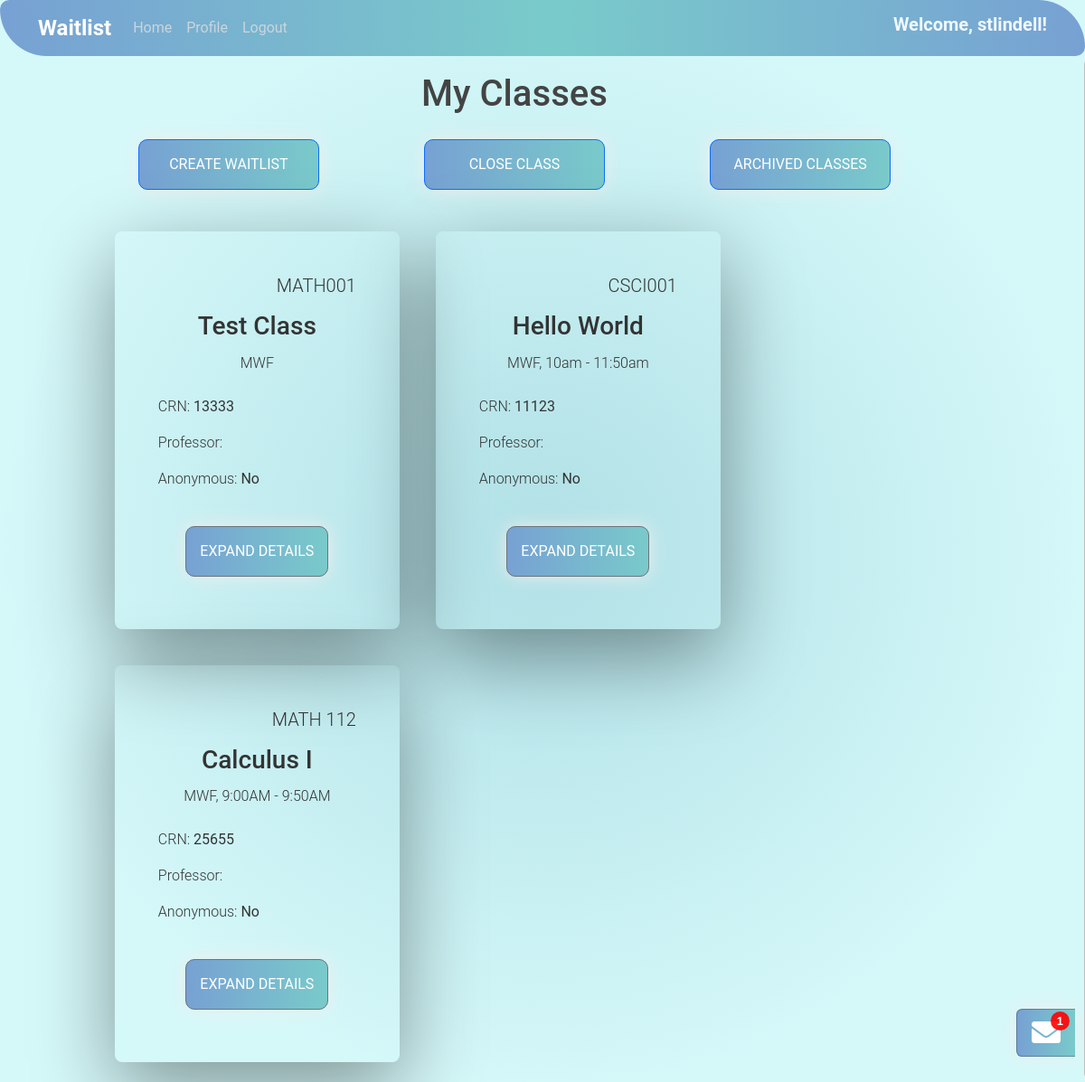
/studenthome/ (signed in), run on the app's committed database.
### studentview/models.py (models this page shows, shortened)
class ClassWaitlist(models.Model):
    className = models.CharField(max_length=200, name="className", verbose_name='Class Name')
    classDescription = models.TextField(verbose_name='Description', default=' ')
    classCode = models.CharField(max_length=200, verbose_name='Class Code')
    crn = models.IntegerField(default=0, verbose_name='CRN')
    schedule = models.CharField(max_length=200, verbose_name='Schedule')
    sortType = models.CharField(max_length=200, verbose_name='Sort Type')
    term = models.CharField(max_length=200, verbose_name='Term')
    professor = models.ForeignKey(User, on_delete=models.CASCADE)
    date_added = models.DateTimeField("date published")
    closed = models.BooleanField(default=False)  # Add this line
    anonymous_waitlist = models.BooleanField(default=False, verbose_name='Anonymous Waitlist')
    request_academic_status = models.BooleanField(default=False, verbose_name='Request Academic Status')
    request_major = models.BooleanField(default=False, verbose_name='Request Major')
    request_msg = models.BooleanField(default=False, verbose_name='Request Message')
    archived = models.BooleanField(default=False, verbose_name="Archived")

### studentview/views.py (the view, shortened to what this page needs)
# urls.py: 2. Add a URL to urlpatterns:  path('', views.home, name='home')
def home(request):
    currentUser = request.user
    groupOfUser = currentUser.groups.all().first() #if we ever add more groups than profs and students, change this
    classes = []
    message =  ""
    isProfessor = False
    isStudent = False
    inbox = []
    unread_messages = 0
    messageable_users = None
    message_form = None
    if currentUser.is_anonymous:
        message = "Log in to view your classes!"
    else:
        if groupOfUser:
            if groupOfUser.id == 1:
                classes = ClassWaitlist.objects.filter(professor=currentUser.pk, archived=False)
                isProfessor = True
                messageable_users = list(set((
                        ticket.student.id, ticket.student.get_full_name()
                    ) for ticket in (
                        c.studentticket_set.all().first() for c in classes if c.studentticket_set.count())
                ))
        else:
            message = "You are not logged in as a professor or a student! This is a legacy account. Please make a new one"
        if messageable_users:
            message_form = MessageForm(currentUser, messageable_users)
            user_messages = Message.objects.filter(
                    Q(sender=currentUser) | Q(receiver=currentUser)
                ).order_by('send_date')
            inbox_userIDs = (
                set(user_messages.values_list('sender', flat=True).distinct()) |
                set(user_messages.values_list('receiver', flat=True).distinct()))
            inbox_userIDs.discard(currentUser.id)
            for thread_userID in inbox_userIDs:
                unread = False
                thread = []
                thread_messages = user_messages.filter(
                        Q(sender=thread_userID) | Q(receiver=thread_userID)
                    ).order_by('send_date')
                thread_userObj = User.objects.get(id=thread_userID)
                if thread_userObj.groups.all().first() == 2:
                    thread_user_pref_name = StudentProfile.objects.get(id=thread_userID).preferred_name
                else:
                    thread_user_pref_name = thread_userObj.get_full_name()
                for msg in thread_messages:
                    thread.append({
                        'received': msg.receiver == request.user,
                        'body': msg.body,
                        'send_date': msg.send_date,
                        'read_date': msg.read_date
                    })
                    if not (unread or msg.read_date or msg.sender == request.user):
                        unread = True
                        unread_messages += 1
                message_snippet = (msg.body[:60] + '...') if len(msg.body) > 75 else msg.body
                entry_dict = {
                    'name': thread_user_pref_name,
                    'nameID': thread_userID,
                    'message_snippet': message_snippet,
                    'last_received': msg.getInboxDate(),
                    'unread': unread,
                    'thread': thread
                }
                if inbox:
                    thread_date = thread_messages.first().send_date
                    for i, entry in enumerate(inbox):
                        if thread_date > entry['thread'][0]['send_date'] or i == len(inbox) - 1:
                            inbox.insert(i, entry_dict)
                            break
                else:
                    inbox = [entry_dict]
    context = {
        'classes': classes,
        'message': message,
        'isProfessor': isProfessor,
        'isStudent': isStudent,
        'inbox': inbox,
        'unread_messages': unread_messages,
        'messageable_users': messageable_users,
        'message_form': message_form
    }
    return render(request,'studentview/home.html', context)

### messaging/models.py (called while the page is built)
    def getInboxDate(self):
        now = datetime.datetime.now(datetime.timezone.utc)
        if (self.send_date - now).days < 1:
            return "{:d}:{:02d}".format(self.send_date.hour, self.send_date.minute)
        elif (self.send_date - now).days < 2:
            return 'Yesterday'
        elif (self.send_date - now).days < 7:
            return calendar.day_name[datetime.date(self.send_date).weekday()]
        else:
            return datetime.date.strftime(self.send_date, "%m/%d/%Y")

### studentview/templates/studentview/home.html (shortened to what this page needs)
{% extends "studentview/base.html" %}
{% block content %}
<h1 style="text-align:center" class="mt-3"> My Classes</h1>
<div class="container class-list px-0">
    {% if user.is_authenticated %}
        {% if isProfessor %}
            <div class="row my-3">
                <div class="col text-center">
                    <a href="/studenthome/createclass" type="button" class="btn btn-primary" style="width: 200px;">
                        Create Waitlist
                    </a>
                </div>
                {% if classes is not empty %}
                    <div class="col text-center">
                        <a href="/studenthome/closeclass" type="button" class="btn btn-primary" style="width: 200px;" data-toggle="tooltip" title="Closing a class deletes it permanently!">
                            Close Class
                        </a>
                    </div>
                {% endif %}
                <div class="col text-center">
                    <a href="/studenthome/archive" type="button" class="btn btn-primary" style="width: 200px;" data-toggle="tooltip" title="View and un-archive your classes that you previously closed.">
                        Archived Classes
                    </a>
                </div>
            </div>
        {% endif %}
    {% endif %}
    <div class="d-flex flex-row flex-wrap justify-content-center justify-content-md-start my-3">
        {% for class in classes %}
            <div class="studentclassbox {% if class.closed %}closed{% else %}active{% endif %} p-5">
                <div class="d-flex flex-row h5">
                    <div class="col col-auto" style="margin-left: auto; font-weight: 300;">
                        {{ class.classCode }}
                    </div>
                </div>
                <div class="row text-center h3 mt-2">
                    <span>{{class.className}}</span>
                </div>
                <div class="row text-center mt-1">
                    <span style="font-weight: 300;">{{ class.schedule }}</span>
                </div>
                <div class="d-flex flex-row mt-4">
                    <div class="col-auto" style="font-weight: 300; margin-right: 4px;">
                        CRN:
                    </div>
                    <div class="col">
                        {{ class.crn }}
                    </div>
                </div>
                <div class="d-flex flex-row justify-content-left mt-3">
                    <div class="col-auto mr-1" style="font-weight: 300; margin-right: 4px;">
                        Professor:
                    </div>
                </div>
                {% if isProfessor %}
                    <div class="d-flex flex-row justify-content-left mt-3">
                        <div class="col-auto" style="font-weight: 300; margin-right: 4px;">
                            Anonymous:
                        </div>
                        <div class="col">
                            {{ class.anonymous_waitlist|yesno:"Yes,No" }}
                        </div>
                    </div>
                {% endif %}
                <br>
                <div class="d-flex flex-row justify-content-center mt-auto">
                    <button class="btn btn-secondary mt-3" onclick="window.location.href='/studenthome/{{class.pk}}/detail';">Expand Details</button>
                </div>
            </div>
        {% endfor %}
    </div>
</div>
{% endblock content %}

### studentview/templates/studentview/base.html (shortened to what this page needs)
<!DOCTYPE html>
{% load static %}
<html lang="en">
<head>
    <link href="https://cdn.jsdelivr.net/npm/bootstrap@5.1.3/dist/css/bootstrap.min.css" rel="stylesheet">
    <link rel="stylesheet" href="https://cdnjs.cloudflare.com/ajax/libs/font-awesome/5.11.2/css/all.min.css">
    <link rel="stylesheet" type="text/css" href="{% static 'studentview/main.css' %}">
</head>
<body>
    <header class="site-header">
        <nav class="navbar navbar-expand-md navbar-dark bg-steel fixed-top">
            <div class="container">
                <a class="navbar-brand mr-4" href="/">Waitlist</a>
                <div class="collapse navbar-collapse" id="navbarToggle">
                    <div class="navbar-nav mr-auto">
                        <a class="nav-item nav-link" href="/studenthome">Home</a>
                    </div>
                    <div class="navbar-nav">
                        {% if user.is_authenticated %}
                            <a class="nav-item nav-link" href="{% url 'profile' %}">Profile</a>
                            <a class="nav-item nav-link" href="{% url 'logout' %}">Logout</a>
                        {% else %}
                            <a class="nav-item nav-link" href="{% url 'login' %}">Login</a>
                            <a class="nav-item nav-link" href="{% url 'register' %}">Register</a>
                        {% endif %}
                    </div>
                    <div class="navbar-nav ms-auto">
                        {% if user.is_authenticated %}
                            <h5 style="font-weight: bold; color: aliceblue;" class="nav-item ms-auto"> Welcome, {{user}}! </h5>
                        {% endif %}
                    </div>
                </div>
            </div>
        </nav>
    </header>
<div class="container-fluid d-flex h-100 pb-3" style="padding-right: 0;">
    <div id="page-flex-row" class="d-flex flex-row">
        <div id="main-page-content" class="col">
            <div class="row">
                <div class="col d-none d-xl-block col-xl-1 p-0">
                </div>
                <div class="col col-12 col-xl-10">
                    {% block content %}{% endblock %}
                </div>
                <div class="col d-none d-xl-block col-xl-1 p-0">
                </div>
            </div>
        </div>
        {% if message_form %}
            <div id="messaging-sidebar" class="col col-auto">
                <div class="row h-100">
                    <div class="col col-auto mt-auto px-0" style="margin-bottom: 2rem;">
                        <button id="messaging-sidebar-button" class="btn collapsed px-3" type="button"
                                data-bs-toggle="collapse" data-bs-target="#messaging-sidebar-content" aria-expanded="false" aria-controls="messaging-sidebar-content">
                                <i id="unread-count" class="fas fa-envelope fa-2x"{% if unread_messages %} data-count="{{ unread_messages }}"{% endif %}></i>
                        </button>
                    </div>
                </div>
            </div>
        {% endif %}
    </div>
</div>
</body>
</html>

### studentview/static/studentview/main.css (style rules this page uses)
:root { --banner-gradient-1: #5100e7; --banner-gradient-2: #3b4a5a; }
.navbar { background-image: linear-gradient(to right, #77A1D3 0%, #79CBCA 51%, #77A1D3 100%); border-radius: 20px 100px 20px; }
.site-header .navbar-brand { font-size: 1.5rem; font-weight: bold; color: #ffffff; transition: color 0.3s ease-in-out; }
.site-header .navbar-nav .nav-link { color: #ffffff; transition: color 0.3s ease-in-out, transform 0.3s ease-in-out; }
html, body { height: 100%; display: flex; flex-direction: column; font-family: 'Roboto', sans-serif; }
body { background: radial-gradient(circle closest-side, #B0E0E6, #d5f8f9); color: #333333; margin-top: 4rem; overflow-x: hidden; }
body > * { flex-shrink: 0; }
#page-flex-row { flex-grow: 1; }
h1, h2, h3, h4, h5, h6 { color: #444444; font-weight: 500; }
.bg-steel { background-color: #5f788a; }
.site-header .navbar-nav .nav-link { color: #cbd5db; transition: color 0.3s; }
.btn { background-image: linear-gradient(to right, #77A1D3 0%, #79CBCA 51%, #77A1D3 100%); margin: 10px; padding: 15px 15px; text-align: center; text-transform: uppercase; transition: 0.5s; background-size: 200% auto; color: white; box-shadow: 0 0 20px #eee; border-radius: 10px; }
#messaging-sidebar-button, #messaging-sidebar-container { background-color: #fff; background-clip: border-box; border: 1px solid rgba(0,0,0,.25); border-radius: 0.4rem; border-bottom-right-radius: 0; border-top-right-radius: 0; border-right: 0; }
#messaging-sidebar-button { padding-top: 0.55rem; padding-bottom: 0.45rem; transition: background-color 0.3s; }
.fas[data-count] { position:relative; }
.fas[data-count]:after { position: absolute; right: -0.75em; top: -.5em; content: attr(data-count); padding: 0.2em; border-radius: 10em; line-height: .9em; color: white; background: rgba(255,0,0,.9); text-align: center; min-width: 1.6em; font: bold .4em sans-serif; }
.studentclassbox { box-sizing: border-box; border-radius: 0.5rem; box-shadow: rgba(0, 0, 0, 0.4) 0px 30px 90px; display: flex; flex-direction: column; width: 315px; margin: 20px; transition: transform 0.3s, box-shadow 0.3s; }

### studentview/templates/studentview/base.html (style rules this page uses)
body { animation: fadeIn 0.2s ease-out 1 both; }

### data on the page
ClassWaitlist: classCode "MATH001", className "Test Class", schedule "MWF", crn "13333", anonymous_waitlist "No"
ClassWaitlist: classCode "CSCI001", className "Hello World", schedule "MWF, 10am - 11:50am", crn "11123", anonymous_waitlist "No"
ClassWaitlist: classCode "MATH 112", className "Calculus I", schedule "MWF, 9:00AM - 9:50AM", crn "25655", anonymous_waitlist "No"

### other printed values
{{ user }} "stlindell"
